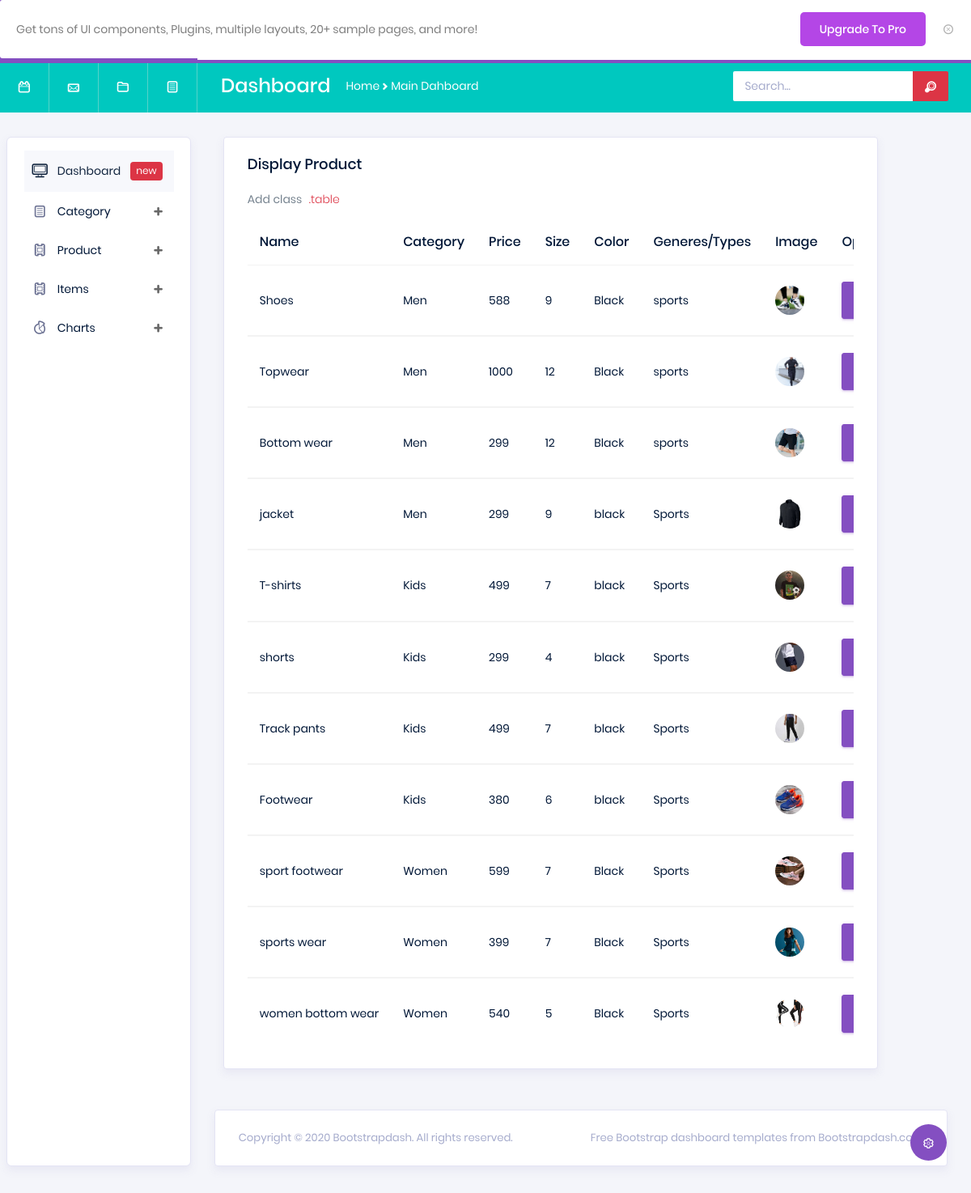
/shopapp/displayproduct/, run on the app's committed database.
### shopapp/models.py (models this page shows)
class productDB(models.Model):
    Name = models.CharField(max_length=100, null=True, blank=True)
    Categoryname = models.CharField(max_length=100, null=True, blank=True)
    Price = models.CharField(max_length=100, null=True, blank=True)
    Size = models.CharField(max_length=100, null=True, blank=True)
    Color = models.CharField(max_length=100, null=True, blank=True)
    Type = models.CharField(max_length=100, null=True, blank=True)
    About = models.CharField(max_length=100, null=True, blank=True)
    Image = models.ImageField(upload_to="profile", null=True, blank=True)

### shopapp/views.py (the view)
# urls.py: path('displayproduct/',views.displayproduct,name='displayproduct'),
def displayproduct(request):
    data=productDB.objects.all()
    return render(request,"Displayproduct.html",{'data':data})

### shopapp/templates/Displayproduct.html (shortened to what this page needs)
<!DOCTYPE html>
{% extends 'homepage.html' %}
{% block content %}
<html lang="en">
<head>
</head>
<body>
<div class="col-lg-11 grid-margin stretch-card">
              <div class="card">
                <div class="card-body">
                  <h4 class="card-title">Display Product</h4>
                  <p class="card-description">
                    Add class <code>.table</code>
                  </p>
                  <div class="table-responsive">
                    <table class="table">
                      <thead>
                        <tr>
                          <th>Name</th>
                          <th>Category</th>
                          <th>Price</th>
                          <th>Size</th>
                          <th>Color</th>
                          <th>Generes/Types</th>
                          <th>Image</th>
                          <th>Options</th>
                        </tr>
                      </thead>
                      <tbody>
                      {% for d in data %}
                        <tr>
                          <td>{{d.Name}}</td>
                          <td>{{d.Categoryname}}</td>
                          <td>{{d.Price}}</td>
                          <td>{{d.Size}}</td>
                          <td>{{d.Color}}</td>
                          <td>{{d.Type}}</td>
                          <td><img src="{{ d.Image.url }}"></td>
                          <td>
                            <form method="post" action="{% url 'editproduct' dataid=d.id %}" enctype="multipart/form-data">
                              <button type="submit" class="btn btn-primary">
                              </button>
                            </form>
                          </td>
                        </tr>
                      </tbody>
                      {% endfor %}
                    </table>
                  </div>
                </div>
              </div>
            </div>
</body>
</html>
{% endblock %}

### shopapp/templates/homepage.html (shortened to what this page needs)
<!DOCTYPE html>
{% load static %}
<html lang="en">
<head>
  <link rel="stylesheet" href="{% static 'vendors/typicons/typicons.css' %}">
  <link rel="stylesheet" href="{% static 'vendors/css/vendor.bundle.base.css' %}">
  <link rel="stylesheet" href="{% static 'css/vertical-layout-light/style.css' %}">
</head>
<body>
  <div class="row" id="proBanner">
    <div class="col-12">
      <span class="d-flex align-items-center purchase-popup">
        <p>Get tons of UI components, Plugins, multiple layouts, 20+ sample pages, and more!</p>
        <a href="https://bootstrapdash.com/demo/polluxui/template/index.html?utm_source=organic&utm_medium=banner&utm_campaign=free-preview" target="_blank" class="btn download-button purchase-button ml-auto">Upgrade To Pro</a>
        <i class="typcn typcn-delete-outline" id="bannerClose"></i>
      </span>
    </div>
  </div>
  <div class="container-scroller">
    <nav class="navbar col-lg-12 col-12 p-0 fixed-top d-flex flex-row">
      <div class="navbar-brand-wrapper d-flex justify-content-center">
        <div class="navbar-brand-inner-wrapper d-flex justify-content-between align-items-center w-100">
          <a class="navbar-brand brand-logo" href="index.html"><img src="{% static 'images/logo.svg' %}" alt="logo"/></a>
          <button class="navbar-toggler navbar-toggler align-self-center" type="button" data-toggle="minimize">
          </button>
        </div>
      </div>
      <div class="navbar-menu-wrapper d-flex align-items-center justify-content-end">
        <ul class="navbar-nav mr-lg-2">
          <li class="nav-item nav-profile dropdown">
            <a class="nav-link" href="#" data-toggle="dropdown" id="profileDropdown">
              <span class="nav-profile-name">Eugenia Mullins</span>
            </a>
          </li>
          <li class="nav-item nav-user-status dropdown">
              <p class="mb-0">Last login was 23 hours ago.</p>
          </li>
        </ul>
        <ul class="navbar-nav navbar-nav-right">
          <li class="nav-item nav-date dropdown">
            <a class="nav-link d-flex justify-content-center align-items-center" href="javascript:;">
              <h6 class="date mb-0">Today : Mar 23</h6>
            </a>
          </li>
          <li class="nav-item dropdown">
            <a class="nav-link count-indicator dropdown-toggle d-flex justify-content-center align-items-center" id="messageDropdown" href="#" data-toggle="dropdown">
            </a>
          </li>
          <li class="nav-item dropdown mr-0">
            <a class="nav-link count-indicator dropdown-toggle d-flex align-items-center justify-content-center" id="notificationDropdown" href="#" data-toggle="dropdown">
            </a>
          </li>
        </ul>
      </div>
    </nav>
    <nav class="navbar-breadcrumb col-xl-12 col-12 d-flex flex-row p-0">
      <div class="navbar-links-wrapper d-flex align-items-stretch">
        <div class="nav-link">
          <a href="javascript:;"><i class="typcn typcn-calendar-outline"></i></a>
        </div>
        <div class="nav-link">
          <a href="javascript:;"><i class="typcn typcn-mail"></i></a>
        </div>
        <div class="nav-link">
          <a href="javascript:;"><i class="typcn typcn-folder"></i></a>
        </div>
        <div class="nav-link">
          <a href="javascript:;"><i class="typcn typcn-document-text"></i></a>
        </div>
      </div>
      <div class="navbar-menu-wrapper d-flex align-items-center justify-content-end">
        <ul class="navbar-nav mr-lg-2">
          <li class="nav-item ml-0">
            <h4 class="mb-0">Dashboard</h4>
          </li>
          <li class="nav-item">
            <div class="d-flex align-items-baseline">
              <p class="mb-0">Home</p>
              <i class="typcn typcn-chevron-right"></i>
              <p class="mb-0">Main Dahboard</p>
            </div>
          </li>
        </ul>
        <ul class="navbar-nav navbar-nav-right">
          <li class="nav-item nav-search d-none d-md-block mr-0">
            <div class="input-group">
              <input type="text" class="form-control" placeholder="Search..." aria-label="search" aria-describedby="search">
              <div class="input-group-prepend">
                <span class="input-group-text" id="search">
                  <i class="typcn typcn-zoom"></i>
                </span>
              </div>
            </div>
          </li>
        </ul>
      </div>
    </nav>
    <div class="container-fluid page-body-wrapper">
      <div class="theme-setting-wrapper">
        <div id="settings-trigger"><i class="typcn typcn-cog-outline"></i></div>
      </div>
      <nav class="sidebar sidebar-offcanvas" id="sidebar">
        <ul class="nav">
          <li class="nav-item">
            <a class="nav-link" href="{% static 'index.html' %}">
              <i class="typcn typcn-device-desktop menu-icon"></i>
              <span class="menu-title">Dashboard</span>
              <div class="badge badge-danger">new</div>
            </a>
          </li>
          <li class="nav-item">
            <a class="nav-link" data-toggle="collapse" href="#ui-basic" aria-expanded="false" aria-controls="ui-basic">
              <i class="typcn typcn-document-text menu-icon"></i>
              <span class="menu-title">Category</span>
              <i class="menu-arrow"></i>
            </a>
          </li>
          <li class="nav-item">
            <a class="nav-link" data-toggle="collapse" href="#form-elements" aria-expanded="false" aria-controls="form-elements">
              <i class="typcn typcn-film menu-icon"></i>
              <span class="menu-title">Product</span>
              <i class="menu-arrow"></i>
            </a>
          </li>
          <li class="nav-item">
            <a class="nav-link" data-toggle="collapse" href="#form-elements" aria-expanded="false" aria-controls="form-elements">
              <i class="typcn typcn-film menu-icon"></i>
              <span class="menu-title">Items</span>
              <i class="menu-arrow"></i>
            </a>
          </li>
          <li class="nav-item">
            <a class="nav-link" data-toggle="collapse" href="#charts" aria-expanded="false" aria-controls="charts">
              <i class="typcn typcn-chart-pie-outline menu-icon"></i>
              <span class="menu-title">Charts</span>
              <i class="menu-arrow"></i>
            </a>
          </li>
        </ul>
      </nav>
      <div class="main-panel">
        <div class="content-wrapper">
          {% block content %}{% endblock %}
        </div>
        <footer class="footer">
            <div class="card">
                <div class="card-body">
                    <div class="d-sm-flex justify-content-center justify-content-sm-between">
                        <span class="text-muted text-center text-sm-left d-block d-sm-inline-block">Copyright © 2020 <a href="https://www.bootstrapdash.com/" class="text-muted" target="_blank">Bootstrapdash</a>. All rights reserved.</span>
                        <span class="float-none float-sm-right d-block mt-1 mt-sm-0 text-center text-muted">Free <a href="https://www.bootstrapdash.com/" class="text-muted" target="_blank">Bootstrap dashboard</a> templates from Bootstrapdash.com</span>
                    </div>
                </div>
            </div>
        </footer>
      </div>
    </div>
  </div>
</body>
</html>

### data on the page
productDB: Name "Shoes", Categoryname "Men", Price "588", Size "9", Color "Black", Type "sports", Image (picture)
productDB: Name "Topwear", Categoryname "Men", Price "1000", Size "12", Color "Black", Type "sports", Image (picture)
productDB: Name "Bottom wear", Categoryname "Men", Price "299", Size "12", Color "Black", Type "sports", Image (picture)
productDB: Name "jacket", Categoryname "Men", Price "299", Size "9", Color "black", Type "Sports", Image (picture)
productDB: Name "T-shirts", Categoryname "Kids", Price "499", Size "7", Color "black", Type "Sports", Image (picture)
productDB: Name "shorts", Categoryname "Kids", Price "299", Size "4", Color "black", Type "Sports", Image (picture)
productDB: Name "Track pants", Categoryname "Kids", Price "499", Size "7", Color "black", Type "Sports", Image (picture)
productDB: Name "Footwear", Categoryname "Kids", Price "380", Size "6", Color "black", Type "Sports", Image (picture)
productDB: Name "sport footwear", Categoryname "Women", Price "599", Size "7", Color "Black", Type "Sports", Image (picture)
productDB: Name "sports wear", Categoryname "Women", Price "399", Size "7", Color "Black", Type "Sports", Image (picture)
productDB: Name "women bottom wear", Categoryname "Women", Price "540", Size "5", Color "Black", Type "Sports", Image (picture)
